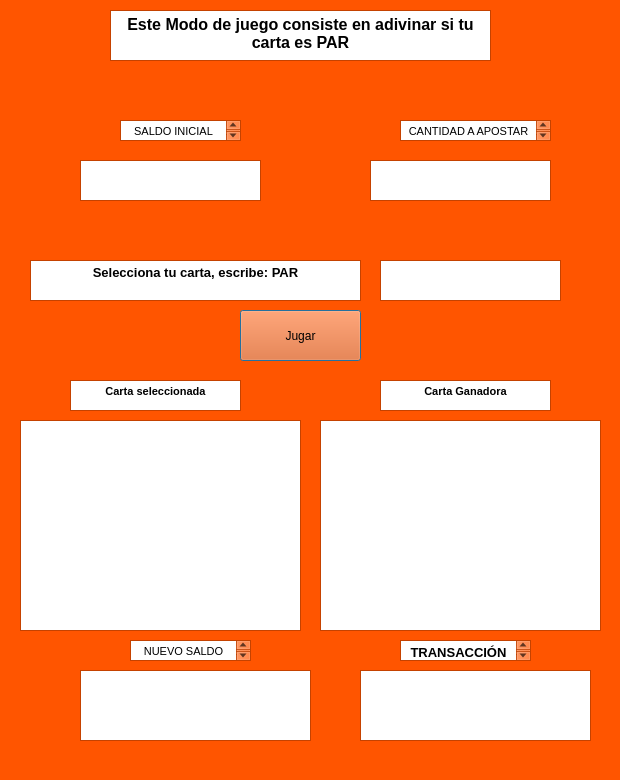
<?xml version="1.0" encoding="UTF-8"?>
<ui version="4.0">
 <class>opcion5</class>
 <widget class="QDialog" name="opcion5">
  <property name="geometry">
   <rect>
    <x>0</x>
    <y>0</y>
    <width>620</width>
    <height>780</height>
   </rect>
  </property>
  <property name="palette">
   <palette>
    <active>
     <colorrole role="WindowText">
      <brush brushstyle="SolidPattern">
       <color alpha="255">
        <red>0</red>
        <green>0</green>
        <blue>0</blue>
       </color>
      </brush>
     </colorrole>
     <colorrole role="Button">
      <brush brushstyle="SolidPattern">
       <color alpha="255">
        <red>255</red>
        <green>85</green>
        <blue>0</blue>
       </color>
      </brush>
     </colorrole>
     <colorrole role="Light">
      <brush brushstyle="SolidPattern">
       <color alpha="255">
        <red>255</red>
        <green>170</green>
        <blue>127</blue>
       </color>
      </brush>
     </colorrole>
     <colorrole role="Midlight">
      <brush brushstyle="SolidPattern">
       <color alpha="255">
        <red>255</red>
        <green>127</green>
        <blue>63</blue>
       </color>
      </brush>
     </colorrole>
     <colorrole role="Dark">
      <brush brushstyle="SolidPattern">
       <color alpha="255">
        <red>127</red>
        <green>42</green>
        <blue>0</blue>
       </color>
      </brush>
     </colorrole>
     <colorrole role="Mid">
      <brush brushstyle="SolidPattern">
       <color alpha="255">
        <red>170</red>
        <green>56</green>
        <blue>0</blue>
       </color>
      </brush>
     </colorrole>
     <colorrole role="Text">
      <brush brushstyle="SolidPattern">
       <color alpha="255">
        <red>0</red>
        <green>0</green>
        <blue>0</blue>
       </color>
      </brush>
     </colorrole>
     <colorrole role="BrightText">
      <brush brushstyle="SolidPattern">
       <color alpha="255">
        <red>255</red>
        <green>255</green>
        <blue>255</blue>
       </color>
      </brush>
     </colorrole>
     <colorrole role="ButtonText">
      <brush brushstyle="SolidPattern">
       <color alpha="255">
        <red>0</red>
        <green>0</green>
        <blue>0</blue>
       </color>
      </brush>
     </colorrole>
     <colorrole role="Base">
      <brush brushstyle="SolidPattern">
       <color alpha="255">
        <red>255</red>
        <green>255</green>
        <blue>255</blue>
       </color>
      </brush>
     </colorrole>
     <colorrole role="Window">
      <brush brushstyle="SolidPattern">
       <color alpha="255">
        <red>255</red>
        <green>85</green>
        <blue>0</blue>
       </color>
      </brush>
     </colorrole>
     <colorrole role="Shadow">
      <brush brushstyle="SolidPattern">
       <color alpha="255">
        <red>0</red>
        <green>0</green>
        <blue>0</blue>
       </color>
      </brush>
     </colorrole>
     <colorrole role="AlternateBase">
      <brush brushstyle="SolidPattern">
       <color alpha="255">
        <red>255</red>
        <green>170</green>
        <blue>127</blue>
       </color>
      </brush>
     </colorrole>
     <colorrole role="ToolTipBase">
      <brush brushstyle="SolidPattern">
       <color alpha="255">
        <red>255</red>
        <green>255</green>
        <blue>220</blue>
       </color>
      </brush>
     </colorrole>
     <colorrole role="ToolTipText">
      <brush brushstyle="SolidPattern">
       <color alpha="255">
        <red>0</red>
        <green>0</green>
        <blue>0</blue>
       </color>
      </brush>
     </colorrole>
    </active>
    <inactive>
     <colorrole role="WindowText">
      <brush brushstyle="SolidPattern">
       <color alpha="255">
        <red>0</red>
        <green>0</green>
        <blue>0</blue>
       </color>
      </brush>
     </colorrole>
     <colorrole role="Button">
      <brush brushstyle="SolidPattern">
       <color alpha="255">
        <red>255</red>
        <green>85</green>
        <blue>0</blue>
       </color>
      </brush>
     </colorrole>
     <colorrole role="Light">
      <brush brushstyle="SolidPattern">
       <color alpha="255">
        <red>255</red>
        <green>170</green>
        <blue>127</blue>
       </color>
      </brush>
     </colorrole>
     <colorrole role="Midlight">
      <brush brushstyle="SolidPattern">
       <color alpha="255">
        <red>255</red>
        <green>127</green>
        <blue>63</blue>
       </color>
      </brush>
     </colorrole>
     <colorrole role="Dark">
      <brush brushstyle="SolidPattern">
       <color alpha="255">
        <red>127</red>
        <green>42</green>
        <blue>0</blue>
       </color>
      </brush>
     </colorrole>
     <colorrole role="Mid">
      <brush brushstyle="SolidPattern">
       <color alpha="255">
        <red>170</red>
        <green>56</green>
        <blue>0</blue>
       </color>
      </brush>
     </colorrole>
     <colorrole role="Text">
      <brush brushstyle="SolidPattern">
       <color alpha="255">
        <red>0</red>
        <green>0</green>
        <blue>0</blue>
       </color>
      </brush>
     </colorrole>
     <colorrole role="BrightText">
      <brush brushstyle="SolidPattern">
       <color alpha="255">
        <red>255</red>
        <green>255</green>
        <blue>255</blue>
       </color>
      </brush>
     </colorrole>
     <colorrole role="ButtonText">
      <brush brushstyle="SolidPattern">
       <color alpha="255">
        <red>0</red>
        <green>0</green>
        <blue>0</blue>
       </color>
      </brush>
     </colorrole>
     <colorrole role="Base">
      <brush brushstyle="SolidPattern">
       <color alpha="255">
        <red>255</red>
        <green>255</green>
        <blue>255</blue>
       </color>
      </brush>
     </colorrole>
     <colorrole role="Window">
      <brush brushstyle="SolidPattern">
       <color alpha="255">
        <red>255</red>
        <green>85</green>
        <blue>0</blue>
       </color>
      </brush>
     </colorrole>
     <colorrole role="Shadow">
      <brush brushstyle="SolidPattern">
       <color alpha="255">
        <red>0</red>
        <green>0</green>
        <blue>0</blue>
       </color>
      </brush>
     </colorrole>
     <colorrole role="AlternateBase">
      <brush brushstyle="SolidPattern">
       <color alpha="255">
        <red>255</red>
        <green>170</green>
        <blue>127</blue>
       </color>
      </brush>
     </colorrole>
     <colorrole role="ToolTipBase">
      <brush brushstyle="SolidPattern">
       <color alpha="255">
        <red>255</red>
        <green>255</green>
        <blue>220</blue>
       </color>
      </brush>
     </colorrole>
     <colorrole role="ToolTipText">
      <brush brushstyle="SolidPattern">
       <color alpha="255">
        <red>0</red>
        <green>0</green>
        <blue>0</blue>
       </color>
      </brush>
     </colorrole>
    </inactive>
    <disabled>
     <colorrole role="WindowText">
      <brush brushstyle="SolidPattern">
       <color alpha="255">
        <red>127</red>
        <green>42</green>
        <blue>0</blue>
       </color>
      </brush>
     </colorrole>
     <colorrole role="Button">
      <brush brushstyle="SolidPattern">
       <color alpha="255">
        <red>255</red>
        <green>85</green>
        <blue>0</blue>
       </color>
      </brush>
     </colorrole>
     <colorrole role="Light">
      <brush brushstyle="SolidPattern">
       <color alpha="255">
        <red>255</red>
        <green>170</green>
        <blue>127</blue>
       </color>
      </brush>
     </colorrole>
     <colorrole role="Midlight">
      <brush brushstyle="SolidPattern">
       <color alpha="255">
        <red>255</red>
        <green>127</green>
        <blue>63</blue>
       </color>
      </brush>
     </colorrole>
     <colorrole role="Dark">
      <brush brushstyle="SolidPattern">
       <color alpha="255">
        <red>127</red>
        <green>42</green>
        <blue>0</blue>
       </color>
      </brush>
     </colorrole>
     <colorrole role="Mid">
      <brush brushstyle="SolidPattern">
       <color alpha="255">
        <red>170</red>
        <green>56</green>
        <blue>0</blue>
       </color>
      </brush>
     </colorrole>
     <colorrole role="Text">
      <brush brushstyle="SolidPattern">
       <color alpha="255">
        <red>127</red>
        <green>42</green>
        <blue>0</blue>
       </color>
      </brush>
     </colorrole>
     <colorrole role="BrightText">
      <brush brushstyle="SolidPattern">
       <color alpha="255">
        <red>255</red>
        <green>255</green>
        <blue>255</blue>
       </color>
      </brush>
     </colorrole>
     <colorrole role="ButtonText">
      <brush brushstyle="SolidPattern">
       <color alpha="255">
        <red>127</red>
        <green>42</green>
        <blue>0</blue>
       </color>
      </brush>
     </colorrole>
     <colorrole role="Base">
      <brush brushstyle="SolidPattern">
       <color alpha="255">
        <red>255</red>
        <green>85</green>
        <blue>0</blue>
       </color>
      </brush>
     </colorrole>
     <colorrole role="Window">
      <brush brushstyle="SolidPattern">
       <color alpha="255">
        <red>255</red>
        <green>85</green>
        <blue>0</blue>
       </color>
      </brush>
     </colorrole>
     <colorrole role="Shadow">
      <brush brushstyle="SolidPattern">
       <color alpha="255">
        <red>0</red>
        <green>0</green>
        <blue>0</blue>
       </color>
      </brush>
     </colorrole>
     <colorrole role="AlternateBase">
      <brush brushstyle="SolidPattern">
       <color alpha="255">
        <red>255</red>
        <green>85</green>
        <blue>0</blue>
       </color>
      </brush>
     </colorrole>
     <colorrole role="ToolTipBase">
      <brush brushstyle="SolidPattern">
       <color alpha="255">
        <red>255</red>
        <green>255</green>
        <blue>220</blue>
       </color>
      </brush>
     </colorrole>
     <colorrole role="ToolTipText">
      <brush brushstyle="SolidPattern">
       <color alpha="255">
        <red>0</red>
        <green>0</green>
        <blue>0</blue>
       </color>
      </brush>
     </colorrole>
    </disabled>
   </palette>
  </property>
  <property name="windowTitle">
   <string>Modo 1</string>
  </property>
  <widget class="QTextEdit" name="TD1">
   <property name="geometry">
    <rect>
     <x>380</x>
     <y>260</y>
     <width>181</width>
     <height>41</height>
    </rect>
   </property>
  </widget>
  <widget class="QTextBrowser" name="textBrowser">
   <property name="geometry">
    <rect>
     <x>110</x>
     <y>10</y>
     <width>381</width>
     <height>51</height>
    </rect>
   </property>
   <property name="html">
    <string>&lt;!DOCTYPE HTML PUBLIC &quot;-//W3C//DTD HTML 4.0//EN&quot; &quot;http://www.w3.org/TR/REC-html40/strict.dtd&quot;&gt;
&lt;html&gt;&lt;head&gt;&lt;meta name=&quot;qrichtext&quot; content=&quot;1&quot; /&gt;&lt;style type=&quot;text/css&quot;&gt;
p, li { white-space: pre-wrap; }
&lt;/style&gt;&lt;/head&gt;&lt;body style=&quot; font-family:'MS Shell Dlg 2'; font-size:8.25pt; font-weight:400; font-style:normal;&quot;&gt;
&lt;p align=&quot;center&quot; style=&quot; margin-top:0px; margin-bottom:0px; margin-left:0px; margin-right:0px; -qt-block-indent:0; text-indent:0px;&quot;&gt;&lt;span style=&quot; font-size:12pt; font-weight:600;&quot;&gt;Este Modo de juego consiste en adivinar si tu carta es PAR&lt;/span&gt;&lt;/p&gt;&lt;/body&gt;&lt;/html&gt;</string>
   </property>
  </widget>
  <widget class="QTextBrowser" name="textBrowser_2">
   <property name="geometry">
    <rect>
     <x>30</x>
     <y>260</y>
     <width>331</width>
     <height>41</height>
    </rect>
   </property>
   <property name="html">
    <string>&lt;!DOCTYPE HTML PUBLIC &quot;-//W3C//DTD HTML 4.0//EN&quot; &quot;http://www.w3.org/TR/REC-html40/strict.dtd&quot;&gt;
&lt;html&gt;&lt;head&gt;&lt;meta name=&quot;qrichtext&quot; content=&quot;1&quot; /&gt;&lt;style type=&quot;text/css&quot;&gt;
p, li { white-space: pre-wrap; }
&lt;/style&gt;&lt;/head&gt;&lt;body style=&quot; font-family:'MS Shell Dlg 2'; font-size:8.25pt; font-weight:400; font-style:normal;&quot;&gt;
&lt;p align=&quot;center&quot; style=&quot; margin-top:0px; margin-bottom:0px; margin-left:0px; margin-right:0px; -qt-block-indent:0; text-indent:0px;&quot;&gt;&lt;span style=&quot; font-size:10pt; font-weight:600;&quot;&gt;Selecciona tu carta, escribe: PAR&lt;/span&gt;&lt;/p&gt;&lt;/body&gt;&lt;/html&gt;</string>
   </property>
  </widget>
  <widget class="QTextBrowser" name="Rd11">
   <property name="geometry">
    <rect>
     <x>20</x>
     <y>420</y>
     <width>281</width>
     <height>211</height>
    </rect>
   </property>
  </widget>
  <widget class="QTextBrowser" name="Rd12">
   <property name="geometry">
    <rect>
     <x>320</x>
     <y>420</y>
     <width>281</width>
     <height>211</height>
    </rect>
   </property>
  </widget>
  <widget class="QPushButton" name="butD1">
   <property name="geometry">
    <rect>
     <x>240</x>
     <y>310</y>
     <width>121</width>
     <height>51</height>
    </rect>
   </property>
   <property name="text">
    <string>Jugar</string>
   </property>
  </widget>
  <widget class="QTextBrowser" name="textBrowser_6">
   <property name="geometry">
    <rect>
     <x>70</x>
     <y>380</y>
     <width>171</width>
     <height>31</height>
    </rect>
   </property>
   <property name="html">
    <string>&lt;!DOCTYPE HTML PUBLIC &quot;-//W3C//DTD HTML 4.0//EN&quot; &quot;http://www.w3.org/TR/REC-html40/strict.dtd&quot;&gt;
&lt;html&gt;&lt;head&gt;&lt;meta name=&quot;qrichtext&quot; content=&quot;1&quot; /&gt;&lt;style type=&quot;text/css&quot;&gt;
p, li { white-space: pre-wrap; }
&lt;/style&gt;&lt;/head&gt;&lt;body style=&quot; font-family:'MS Shell Dlg 2'; font-size:8.25pt; font-weight:400; font-style:normal;&quot;&gt;
&lt;p align=&quot;center&quot; style=&quot; margin-top:0px; margin-bottom:0px; margin-left:0px; margin-right:0px; -qt-block-indent:0; text-indent:0px;&quot;&gt;&lt;span style=&quot; font-weight:600;&quot;&gt;Carta seleccionada&lt;/span&gt;&lt;/p&gt;&lt;/body&gt;&lt;/html&gt;</string>
   </property>
  </widget>
  <widget class="QTextBrowser" name="textBrowser_7">
   <property name="geometry">
    <rect>
     <x>380</x>
     <y>380</y>
     <width>171</width>
     <height>31</height>
    </rect>
   </property>
   <property name="html">
    <string>&lt;!DOCTYPE HTML PUBLIC &quot;-//W3C//DTD HTML 4.0//EN&quot; &quot;http://www.w3.org/TR/REC-html40/strict.dtd&quot;&gt;
&lt;html&gt;&lt;head&gt;&lt;meta name=&quot;qrichtext&quot; content=&quot;1&quot; /&gt;&lt;style type=&quot;text/css&quot;&gt;
p, li { white-space: pre-wrap; }
&lt;/style&gt;&lt;/head&gt;&lt;body style=&quot; font-family:'MS Shell Dlg 2'; font-size:8.25pt; font-weight:400; font-style:normal;&quot;&gt;
&lt;p align=&quot;center&quot; style=&quot; margin-top:0px; margin-bottom:0px; margin-left:0px; margin-right:0px; -qt-block-indent:0; text-indent:0px;&quot;&gt;&lt;span style=&quot; font-weight:600;&quot;&gt;Carta Ganadora&lt;/span&gt;&lt;/p&gt;&lt;/body&gt;&lt;/html&gt;</string>
   </property>
  </widget>
  <widget class="QTextBrowser" name="textBrowser_4">
   <property name="geometry">
    <rect>
     <x>400</x>
     <y>120</y>
     <width>151</width>
     <height>21</height>
    </rect>
   </property>
   <property name="html">
    <string>&lt;!DOCTYPE HTML PUBLIC &quot;-//W3C//DTD HTML 4.0//EN&quot; &quot;http://www.w3.org/TR/REC-html40/strict.dtd&quot;&gt;
&lt;html&gt;&lt;head&gt;&lt;meta name=&quot;qrichtext&quot; content=&quot;1&quot; /&gt;&lt;style type=&quot;text/css&quot;&gt;
p, li { white-space: pre-wrap; }
&lt;/style&gt;&lt;/head&gt;&lt;body style=&quot; font-family:'MS Shell Dlg 2'; font-size:8.25pt; font-weight:400; font-style:normal;&quot;&gt;
&lt;p align=&quot;center&quot; style=&quot; margin-top:0px; margin-bottom:0px; margin-left:0px; margin-right:0px; -qt-block-indent:0; text-indent:0px;&quot;&gt;CANTIDAD A APOSTAR&lt;/p&gt;&lt;/body&gt;&lt;/html&gt;</string>
   </property>
  </widget>
  <widget class="QTextEdit" name="cantApuesta">
   <property name="geometry">
    <rect>
     <x>370</x>
     <y>160</y>
     <width>181</width>
     <height>41</height>
    </rect>
   </property>
  </widget>
  <widget class="QTextEdit" name="saldoActual">
   <property name="geometry">
    <rect>
     <x>80</x>
     <y>160</y>
     <width>181</width>
     <height>41</height>
    </rect>
   </property>
  </widget>
  <widget class="QTextBrowser" name="textBrowser_3">
   <property name="geometry">
    <rect>
     <x>120</x>
     <y>120</y>
     <width>121</width>
     <height>21</height>
    </rect>
   </property>
   <property name="html">
    <string>&lt;!DOCTYPE HTML PUBLIC &quot;-//W3C//DTD HTML 4.0//EN&quot; &quot;http://www.w3.org/TR/REC-html40/strict.dtd&quot;&gt;
&lt;html&gt;&lt;head&gt;&lt;meta name=&quot;qrichtext&quot; content=&quot;1&quot; /&gt;&lt;style type=&quot;text/css&quot;&gt;
p, li { white-space: pre-wrap; }
&lt;/style&gt;&lt;/head&gt;&lt;body style=&quot; font-family:'MS Shell Dlg 2'; font-size:8.25pt; font-weight:400; font-style:normal;&quot;&gt;
&lt;p align=&quot;center&quot; style=&quot; margin-top:0px; margin-bottom:0px; margin-left:0px; margin-right:0px; -qt-block-indent:0; text-indent:0px;&quot;&gt;SALDO INICIAL&lt;/p&gt;&lt;/body&gt;&lt;/html&gt;</string>
   </property>
  </widget>
  <widget class="QTextBrowser" name="nuevoSaldo">
   <property name="geometry">
    <rect>
     <x>80</x>
     <y>670</y>
     <width>231</width>
     <height>71</height>
    </rect>
   </property>
  </widget>
  <widget class="QTextBrowser" name="textBrowser_5">
   <property name="geometry">
    <rect>
     <x>130</x>
     <y>640</y>
     <width>121</width>
     <height>21</height>
    </rect>
   </property>
   <property name="html">
    <string>&lt;!DOCTYPE HTML PUBLIC &quot;-//W3C//DTD HTML 4.0//EN&quot; &quot;http://www.w3.org/TR/REC-html40/strict.dtd&quot;&gt;
&lt;html&gt;&lt;head&gt;&lt;meta name=&quot;qrichtext&quot; content=&quot;1&quot; /&gt;&lt;style type=&quot;text/css&quot;&gt;
p, li { white-space: pre-wrap; }
&lt;/style&gt;&lt;/head&gt;&lt;body style=&quot; font-family:'MS Shell Dlg 2'; font-size:8.25pt; font-weight:400; font-style:normal;&quot;&gt;
&lt;p align=&quot;center&quot; style=&quot; margin-top:0px; margin-bottom:0px; margin-left:0px; margin-right:0px; -qt-block-indent:0; text-indent:0px;&quot;&gt;NUEVO SALDO&lt;/p&gt;&lt;/body&gt;&lt;/html&gt;</string>
   </property>
  </widget>
  <widget class="QTextBrowser" name="textBrowser_9">
   <property name="geometry">
    <rect>
     <x>400</x>
     <y>640</y>
     <width>131</width>
     <height>21</height>
    </rect>
   </property>
   <property name="html">
    <string>&lt;!DOCTYPE HTML PUBLIC &quot;-//W3C//DTD HTML 4.0//EN&quot; &quot;http://www.w3.org/TR/REC-html40/strict.dtd&quot;&gt;
&lt;html&gt;&lt;head&gt;&lt;meta name=&quot;qrichtext&quot; content=&quot;1&quot; /&gt;&lt;style type=&quot;text/css&quot;&gt;
p, li { white-space: pre-wrap; }
&lt;/style&gt;&lt;/head&gt;&lt;body style=&quot; font-family:'MS Shell Dlg 2'; font-size:8.25pt; font-weight:400; font-style:normal;&quot;&gt;
&lt;p align=&quot;center&quot; style=&quot; margin-top:0px; margin-bottom:0px; margin-left:0px; margin-right:0px; -qt-block-indent:0; text-indent:0px;&quot;&gt;&lt;span style=&quot; font-size:10pt; font-weight:600;&quot;&gt;TRANSACCIÓN&lt;/span&gt;&lt;/p&gt;&lt;/body&gt;&lt;/html&gt;</string>
   </property>
  </widget>
  <widget class="QTextBrowser" name="nuevoSaldo_2">
   <property name="geometry">
    <rect>
     <x>360</x>
     <y>670</y>
     <width>231</width>
     <height>71</height>
    </rect>
   </property>
  </widget>
 </widget>
 <resources/>
 <connections/>
</ui>
